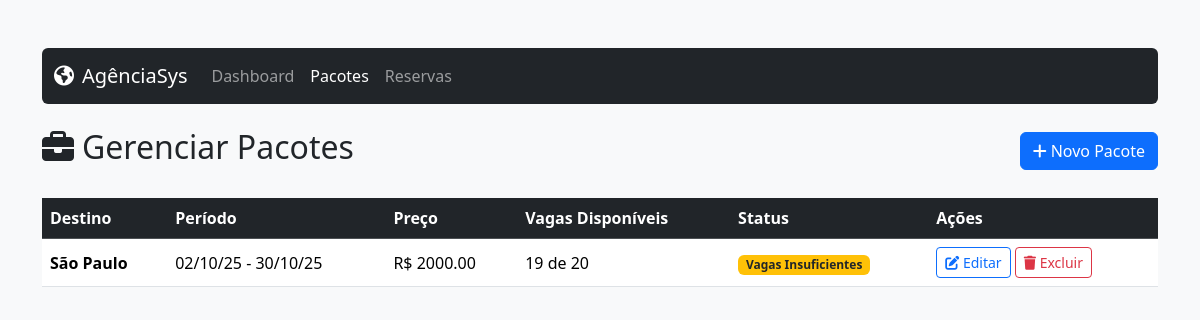
/pacotes (signed in), run on the app's committed database.
### app/models.py (models this page shows)
class Pacote(db.Model):
    id = db.Column(db.Integer, primary_key=True)
    destino = db.Column(db.String(100), nullable=False)
    data_inicio = db.Column(db.Date, nullable=False)
    data_fim = db.Column(db.Date, nullable=False)
    preco = db.Column(db.Float, nullable=False)
    vagas_min = db.Column(db.Integer, nullable=False)
    vagas_max = db.Column(db.Integer, nullable=False)
    categoria = db.Column(db.String(50), nullable=False)
    descricao = db.Column(db.Text)
    politicas_cancelamento = db.Column(db.Text)
    created_at = db.Column(db.DateTime, default=datetime.utcnow)
    reservas = db.relationship('Reserva', backref='pacote', lazy=True, cascade='all, delete-orphan')
    @property
    def vagas_disponiveis(self):
        reservas_ativas = Reserva.query.filter_by(pacote_id=self.id, status='ativa').count()
        return self.vagas_max - reservas_ativas

### app/view.py (the view)
@app.route('/pacotes')
@login_required
def listar_pacotes():
    page = request.args.get('page', 1, type=int)
    pacotes = Pacote.query.order_by(Pacote.data_inicio.asc()).paginate(page=page, per_page=10)
    edit_form = PacoteForm()
    delete_form = DeleteForm()
    return render_template('gerenciar_pacotes.html', pacotes=pacotes, edit_form=edit_form, delete_form=delete_form)

### app/__init__.py (called while the page is built)
@login_manager.user_loader
def load_user(user_id):
    return Usuario.query.get(int(user_id))

### app/templates/gerenciar_pacotes.html (shortened to what this page needs)
{% extends "base.html" %}
{% block content %}
<nav class="navbar navbar-expand-lg navbar-dark bg-dark mb-4 rounded">
    <div class="container-fluid">
        <a class="navbar-brand" href="{{ url_for('index') }}"><i class="fas fa-globe-americas me-2"></i>AgênciaSys</a>
        <div class="collapse navbar-collapse">
            <ul class="navbar-nav me-auto">
                <li class="nav-item"><a class="nav-link" href="{{ url_for('index') }}">Dashboard</a></li>
                <li class="nav-item"><a class="nav-link active" href="{{ url_for('listar_pacotes') }}">Pacotes</a></li>
                <li class="nav-item"><a class="nav-link" href="{{ url_for('gerenciar_reservas') }}">Reservas</a></li>
            </ul>
        </div>
    </div>
</nav>
<div class="d-flex justify-content-between align-items-center mb-4">
    <h2><i class="fas fa-briefcase me-2"></i>Gerenciar Pacotes</h2>
    <a href="{{ url_for('cadastrar_pacote') }}" class="btn btn-primary"><i class="fas fa-plus me-1"></i>Novo Pacote</a>
</div>
{% if pacotes %}
<div class="table-responsive">
    <table class="table table-hover align-middle">
        <thead class="table-dark">
            <tr>
                <th>Destino</th>
                <th>Período</th>
                <th>Preço</th>
                <th>Vagas Disponíveis</th>
                <th>Status</th>
                <th>Ações</th>
            </tr>
        </thead>
        <tbody>
            {% for pacote in pacotes %}
            <tr>
                <td><strong>{{ pacote.destino }}</strong></td>
                <td>{{ pacote.data_inicio.strftime('%d/%m/%y') }} - {{ pacote.data_fim.strftime('%d/%m/%y') }}</td>
                <td>R$ {{ "%.2f"|format(pacote.preco) }}</td>
                <td>{{ pacote.vagas_disponiveis }} de {{ pacote.vagas_max }}</td>
                <td>
                    {% if pacote.vagas_disponiveis < 0 %}
                        <span class="badge bg-danger">Overbooked</span>
                    {% elif (pacote.reservas|selectattr('status', 'equalto', 'ativa')|list|length) < pacote.vagas_min %}
                        <span class="badge bg-warning text-dark">Vagas Insuficientes</span>
                    {% else %}
                        <span class="badge bg-success">OK</span>
                    {% endif %}
                </td>
                <td>
                    <button type="button" class="btn btn-sm btn-outline-primary" data-bs-toggle="modal" data-bs-target="#editModal{{ pacote.id }}">
                        <i class="fas fa-edit"></i> Editar
                    </button>
                    <button type="button" class="btn btn-sm btn-outline-danger" data-bs-toggle="modal" data-bs-target="#deleteModal{{ pacote.id }}">
                        <i class="fas fa-trash"></i> Excluir
                    </button>
                </td>
            </tr>
            {% endfor %}
        </tbody>
    </table>
</div>
{% else %}
<div class="alert alert-info">Nenhum pacote cadastrado.</div>
{% endif %}
{% endblock %}

### app/templates/base.html (style rules this page uses)
body { background-color: #f8f9fa; }

### data on the page
Pacote: destino "São Paulo", data_inicio "02/10/25", data_fim "30/10/25", preco "2000.00", vagas_disponiveis "19", vagas_max "20", vagas_min "Vagas Insuficientes"
